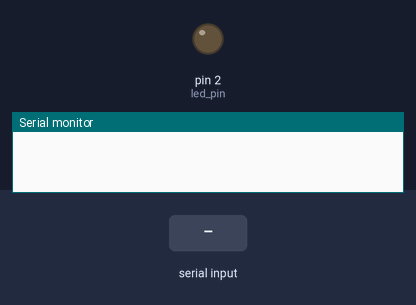
Simulated run of this sketch. Board: Arduino Uno, built with avr-gcc and run on an emulated ATmega328P. Parts: output pins drawn as LEDs (lit = HIGH), the last lines printed to the serial monitor. The inputs (shaded band) are chosen by the test bench.

Above: at 1.2 s.
1.3 s: "O" received over Serial
At 2.5 s:
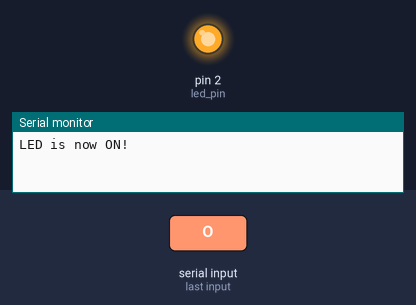
2.8 s: "X" received over Serial
At 3.9 s:
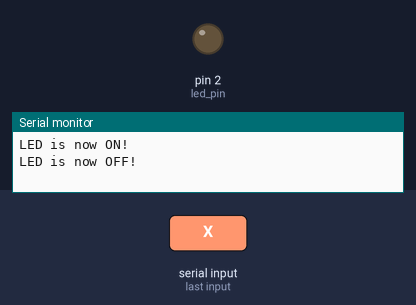
Timing chart, 0 to 5.8 s (numbered marks = the images above; inputs shaded):
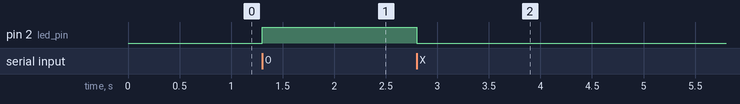

The sketch:

sketch_may20a.ino
```cpp
int led_pin = 2;

void setup() {
 pinMode(led_pin, OUTPUT);
 Serial.begin(9600);
}

void loop() {

 if (Serial.available())
    {
      char data_received;
      data_received = Serial.read();
      if (data_received == 'O')
      {
       digitalWrite(led_pin, HIGH);
       Serial.write("LED is now ON!\n");
      }
      else if (data_received == 'X')
      {
       digitalWrite(led_pin, LOW);
       Serial.write("LED is now OFF!\n");
      }
      else
      {
       Serial.write("Specify correct option\n");
      }
    }
}
```

Measured:
- after the input at 1.3 s, pin 2 (led_pin): LOW → HIGH at once
- after the input at 2.8 s, pin 2 (led_pin): HIGH → LOW at once
